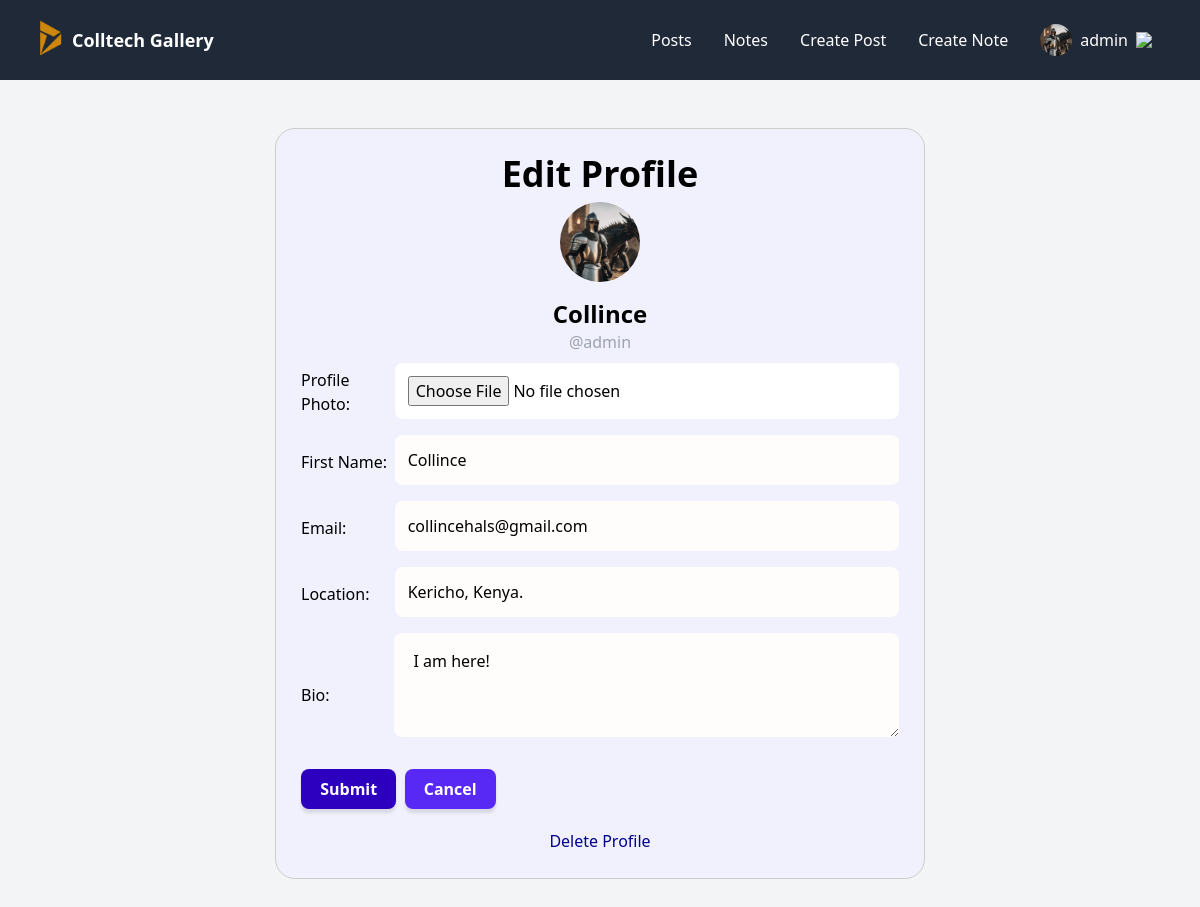
Page /profile/edit/ (signed in) on the committed database.
### a_users/models.py (models this page shows, shortened)
class Profile(models.Model):
    user = models.OneToOneField(User, on_delete=models.CASCADE)
    image = models.ImageField(upload_to='profilepics/', blank=True, null=True, default='profilepics/default.png')
    realname = models.CharField(max_length=200, null=True, blank=True)
    email = models.EmailField(max_length=50, unique=True, null=True)
    location = models.CharField(max_length=50, null=True, blank=True)
    bio = models.TextField(max_length=500, blank=True, null=True)
    created = models.DateTimeField(auto_now_add=True)

### a_users/views.py (the view, shortened to what this page needs)
# urls.py: path('profile/edit/',EditProfileView, name="edit-profile"),
def EditProfileView(request):
    form = ProfileEditForm(instance=request.user.profile)
    return render(request, 'a_users/edit_profile.html',{"form": form})

### a_users/forms.py
class ProfileEditForm(ModelForm):
    class Meta:
        model = Profile
        exclude = ['user']
        labels = {
            'realname': 'First Name',
            'image': 'Profile Photo',
        }
        widgets = {
            'image': forms.FileInput(),
            'bio': forms.Textarea(attrs={'rows':3})
        }

### posts_app/templates/a_users/edit_profile.html (shortened to what this page needs)
{% extends 'layouts/b.html' %}
{% block content %}
<div class="profile-edit-page">
  <h1 class="mb-2 text-center">Edit Profile</h1>
<div class="text-center flex flex-col items-center">
    <img id="avatar" class="w-20 h-20 rounded-full object-cover mb-4" src="{{ user.profile.image.url }}" />
    <div class="text-center max-w-md">
        <h2 id="realname">{{ user.profile.realname }}</h2>
        <div class="text-gray-400 mb-2 -mt-3">@{{ user.username }}</div>
    </div>
</div>
<form method="POST" enctype="multipart/form-data" class="profile-edit-form mb-5">
    {{ form.as_p }}
    <button class="successbtn" type="submit" >Submit</button>
    <a class="editbtn ml-1" href="{{ request.META.HTTP_REFERER }}">Cancel</a>
</form>
<a class="delete-profile flex justify-center hover:underline " href="{% url 'delete-profile' %}">Delete Profile</a>
</div>
{% endblock %}

### posts_app/templates/includes/header.html (shortened to what this page needs)
{% load static %}
<header x-data="{ mobilenavOpen: false }" class="md:flex items-center justify-between [&>*]:px-8 bg-gray-800 h-20 text-white sticky top-0 z-40">
    <div class="flex items-center justify-between h-20">
        <logo>
            <a class="flex items-center gap-1" href="/">
                <img  id="logo-home" class="w-9 -mt-1" src="{% static 'icons/logo-home.png' %}">
                <span id="heading-home" class="text-lg font-bold">Colltech Gallery</span>
            </a>
        </logo>
    </div>
    <nav x-show="mobilenavOpen" x-cloak class="md:!block bg-gray-800 h-screen w-screen md:h-auto md:w-auto -mt-20 md:mt-0 absolute md:relative z-[-1]"
    x-transition:enter="duration-300 ease-out"
    x-transition:enter-start="opacity-0 -translate-y-96"
    x-transition:enter-end="opacity-100 translate-y-0">
        <ul class="flex items-center navitems flex-col md:flex-row gap-2 md:gap-0 justify-center h-full -translate-y-10 md:translate-y-0">
            <li><a href="/">Posts</a></li>
            <li><a href="{% url 'notes' %}">Notes</a></li>
            <li><a href="{% url 'post-create' %}">Create Post</a></li>
            <li><a href="{% url 'note-create' %}">Create Note</a></li>
            {% if user.is_authenticated %}
            <li x-data="{ dropdownOpen: false }" class="relative">
                <a @click="dropdownOpen = !dropdownOpen" @click.away="dropdownOpen = false" class="cursor-pointer select-none">
                    <img class="h-8 w-8 rounded-full object-cover" src="{{ user.profile.image.url }}" alt="Upload Profile"/>
                    {{ user }}
                    <img x-bind:class="dropdownOpen && 'rotate-180 duration-300'" class="w-4" src="https://img.icons8.com/small/32/777777/expand-arrow.png"/>
                </a>
            </li>
            {% else %}
            <li><a href="{% url 'account_login' %}">Login</a></li>
            {% endif %}
        </ul>
    </nav>
</header>

### posts_app/templates/base.html (style rules this page uses)
* { margin:0px; padding:0px; box-sizing:border-box; transition:all .3s linear; text-decoration:none; outline:none; border:none; }
html { scroll-padding-top:10px; scroll-behavior:smooth; overflow-x:hidden; }
:root { --primary: rgb(88, 40, 244); --primary-dark: rgb(45, 0, 191); --primary-hover: rgb(77, 22, 255); --black: #1f2937; --font1: 'Shantell Sans', sans-serif; }
#heading-home { font-size:18px; }
h1 { @apply text-4xl font-bold mb-4 }
h2 { @apply text-2xl font-bold mb-3 }
.successbtn { display: inline-flex; flex-wrap: wrap; align-items: center; justify-content: center; flex-shrink: 0; text-align: center; border-radius: 0.5rem; cursor: pointer; padding: 0 1.2rem; min-height: 2.5rem; font-weight: 600; box-shadow: 0 4px 3px rgba(0, 0, 0, 0.1); transition-property: transform; transition-duration: .2s; color: white; background-color:var(--primary-dark); width: fit-content; }
.editbtn { display: inline-flex; flex-wrap: wrap; align-items: center; justify-content: center; flex-shrink: 0; text-align: center; border-radius: 0.5rem; cursor: pointer; padding: 0 1.2rem; min-height: 2.5rem; font-weight: 600; box-shadow: 0 4px 3px rgba(0, 0, 0, 0.1); transition-property: transform; transition-duration: .2s; color: white; background-color:var(--primary); width: fit-content; }
.navitems>li>a { @apply flex items-center gap-2 h-12 px-4 hover:bg-gray-700 rounded-lg; }
.delete-profile { color:darkblue; }
html, body { margin: 0; min-height: 100%; }
p { margin-bottom: 1rem; }
form p { display: flex; align-items: center; margin-bottom: 1rem; }
label, input { display: block; }
form p label { width: 7rem; }
label { margin: 6px 0 3px; }
input, textarea { width: 100%; }
input[type="file"], select { background-color: white; padding-left: 0; }
.textarea, textarea { margin-bottom: 1rem; }
.textarea, textarea, input { border-radius: 0.5rem; padding: 1rem 1.2rem; background-color: rgb(255, 252, 252); outline:none; }

### posts_app/templates/a_users/edit_profile.html (style rules this page uses)
.profile-edit-form input { padding:13px; }
.profile-edit-page { max-width:650px; width:100%; background-color: rgb(241, 240, 253); padding:25px; margin:0 auto; border:1px solid #ccc;border-radius:20px; }

### rows in the picture
Profile: realname "Collince", email "collincehals@gmail.com", location "Kericho, Kenya.", bio "I am here!"

### other values in the picture
{{ user }} "admin"
{{ user.profile.realname }} "Collince"
{{ user.username }} "admin"
